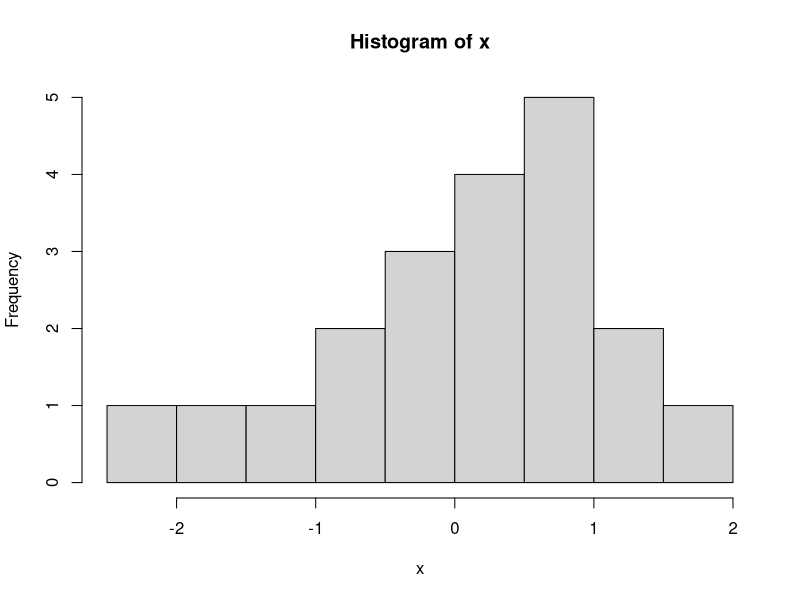

This figure's R source:
sum <- 1 + 1

print(sum)

x <- rnorm(20)

sum(x)

pdf('hist_plot.pdf')
hist(x)

print("Lorem ipsum dolor sit amet, consectetur adipiscing elit. Aliquam elementum viverra purus ac mollis. Cras sagittis iaculis augue, ac posuere arcu pretium sed. Phasellus nibh lorem, placerat nec dictum non, posuere id ipsum. Suspendisse varius rutrum nisi, finibus tristique risus cursus non. Pellentesque eu velit quis purus posuere feugiat. Integer fringilla iaculis nisi, in placerat orci dignissim vel. Etiam maximus eros nec purus laoreet, sed vehicula neque porttitor. Sed at gravida elit, vitae pretium purus. Phasellus eu blandit metus. Nunc auctor cursus lectus quis tempus. Quisque velit lectus, ultricies nec neque eget, malesuada convallis nisl.

Donec efficitur ante id ex iaculis commodo. In varius, nibh a aliquam tincidunt, ex leo maximus ipsum, quis porttitor est est sed diam. Morbi sodales turpis eu mauris vestibulum varius. Suspendisse facilisis varius neque, ut rhoncus lacus euismod non. Nullam ut dui fringilla, iaculis nisi vel, viverra lectus. Mauris hendrerit non lorem quis fermentum. Nam commodo eu elit eu vulputate.

Duis nisl arcu, cursus at sem id, dictum imperdiet nunc. Pellentesque cursus at arcu a dictum. Curabitur faucibus a est in eleifend. Suspendisse potenti. Pellentesque bibendum nibh id arcu suscipit tempor. Quisque vulputate dolor aliquet arcu scelerisque, non venenatis lacus dictum. Nulla sed sagittis sem. Donec rutrum magna dui, vel facilisis turpis porttitor ac.

Sed neque leo, iaculis ut convallis vitae, maximus at odio. Proin et metus at augue ultrices iaculis a ac massa. Praesent porta ex massa, id congue dui ullamcorper id. Phasellus rutrum suscipit tortor, quis porttitor odio luctus quis. Quisque mollis lectus nisl. Nam euismod non augue quis elementum. Sed sollicitudin, turpis at varius bibendum, urna libero varius est, nec viverra turpis est vel ante. In facilisis felis id interdum aliquet.

Phasellus eu metus lectus. Donec molestie luctus dolor, vitae tristique lacus euismod in. Phasellus sodales, turpis in maximus molestie, lacus massa iaculis erat, eu vestibulum dui metus sit amet nisl. Cras rutrum felis lectus, nec tristique magna pharetra non. Praesent et tellus sed lorem viverra suscipit. Mauris quis orci et nunc consectetur elementum. In a felis quis erat cursus malesuada. Quisque tellus metus, volutpat sed magna quis, dictum dictum erat");
